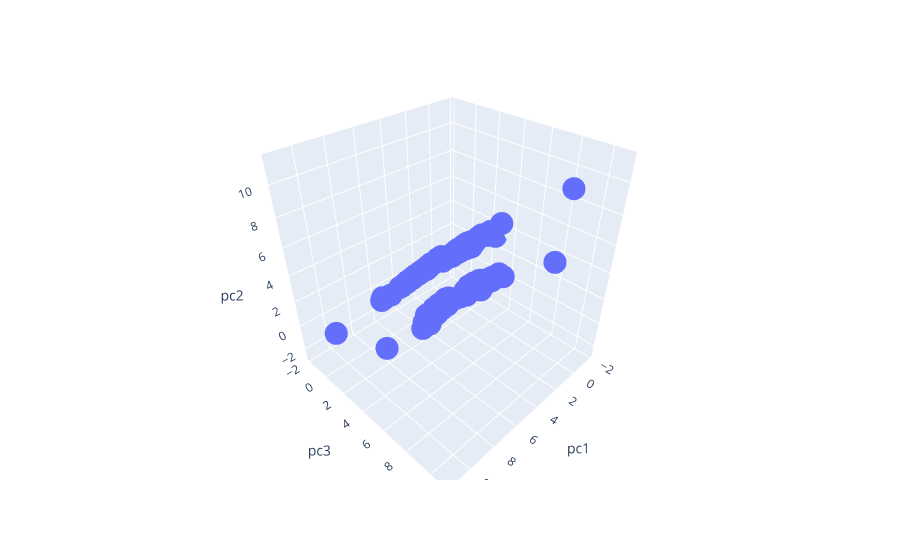

Source (notebook cell):
### Code cell
fig = px.scatter_3d(principalDf, x='pc1', y='pc3', z='pc2')
fig.show()

### Figure 1 — Plotly figure (JSON) as saved in the notebook; plotly's stock layout.template omitted (floating-point values rounded to 4 significant figures; data arrays with more than 128 entries replaced by an {"elided": "..."} marker saying what was removed)
{"data": [{"hovertemplate": "pc1=%{x}<br>pc3=%{y}<br>pc2=%{z}<extra></extra>", "legendgroup": "", "marker": {"color": "#636efa", "symbol": "circle"}, "mode": "markers", "name": "", "scene": "scene", "showlegend": false, "type": "scatter3d", "x": {"elided": "440 float values"}, "y": {"elided": "440 float values"}, "z": {"elided": "440 float values"}}], "layout": {"legend": {"tracegroupgap": 0}, "margin": {"t": 60}, "scene": {"domain": {"x": [0, 1], "y": [0, 1]}, "xaxis": {"title": {"text": "pc1"}}, "yaxis": {"title": {"text": "pc3"}}, "zaxis": {"title": {"text": "pc2"}}}}}
